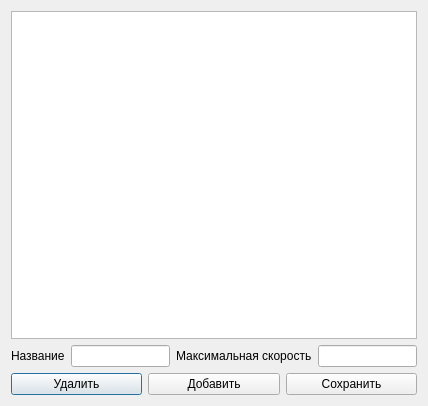
<?xml version="1.0" encoding="UTF-8"?>
<ui version="4.0">
 <class>SurfaceEdit</class>
 <widget class="QDialog" name="SurfaceEdit">
  <property name="geometry">
   <rect>
    <x>0</x>
    <y>0</y>
    <width>428</width>
    <height>406</height>
   </rect>
  </property>
  <property name="windowTitle">
   <string>Dialog</string>
  </property>
  <layout class="QVBoxLayout" name="verticalLayout">
   <item>
    <widget class="QTableView" name="tableView">
     <attribute name="horizontalHeaderDefaultSectionSize">
      <number>150</number>
     </attribute>
    </widget>
   </item>
   <item>
    <widget class="QWidget" name="widget" native="true">
     <layout class="QHBoxLayout" name="horizontalLayout">
      <property name="margin">
       <number>0</number>
      </property>
      <item>
       <widget class="QLabel" name="label">
        <property name="text">
         <string>Название</string>
        </property>
       </widget>
      </item>
      <item>
       <widget class="QLineEdit" name="lineEdit"/>
      </item>
      <item>
       <widget class="QLabel" name="label_2">
        <property name="text">
         <string>Максимальная скорость</string>
        </property>
       </widget>
      </item>
      <item>
       <widget class="QLineEdit" name="lineEdit_2"/>
      </item>
     </layout>
    </widget>
   </item>
   <item>
    <widget class="QWidget" name="widget_2" native="true">
     <layout class="QHBoxLayout" name="horizontalLayout_2">
      <property name="margin">
       <number>0</number>
      </property>
      <item>
       <widget class="QPushButton" name="pushButton_del">
        <property name="text">
         <string>Удалить</string>
        </property>
       </widget>
      </item>
      <item>
       <widget class="QPushButton" name="pushButton_add">
        <property name="text">
         <string>Добавить</string>
        </property>
       </widget>
      </item>
      <item>
       <widget class="QPushButton" name="pushButton_save">
        <property name="text">
         <string>Сохранить</string>
        </property>
       </widget>
      </item>
     </layout>
    </widget>
   </item>
  </layout>
 </widget>
 <resources/>
 <connections/>
</ui>
